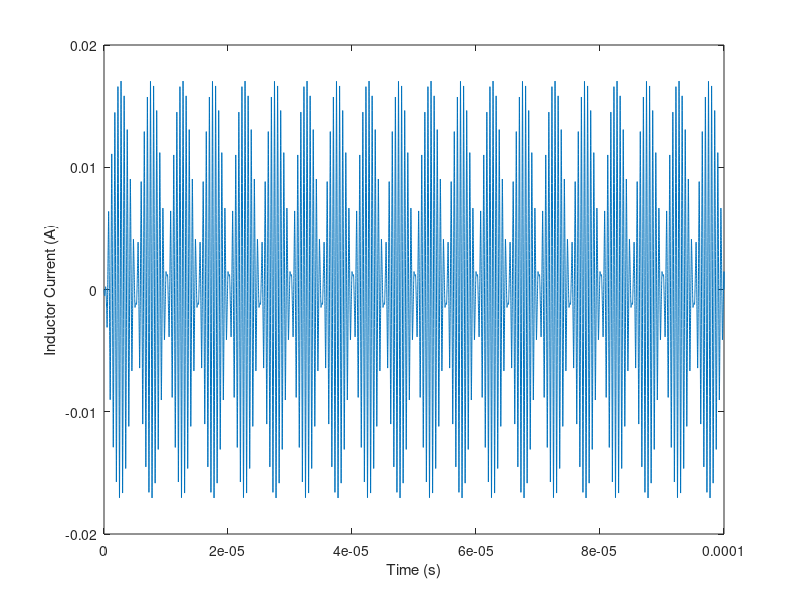
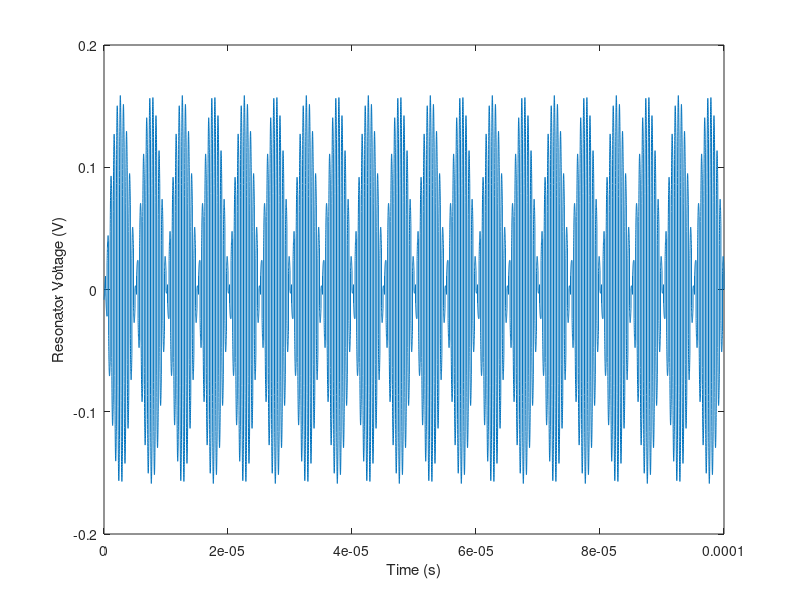
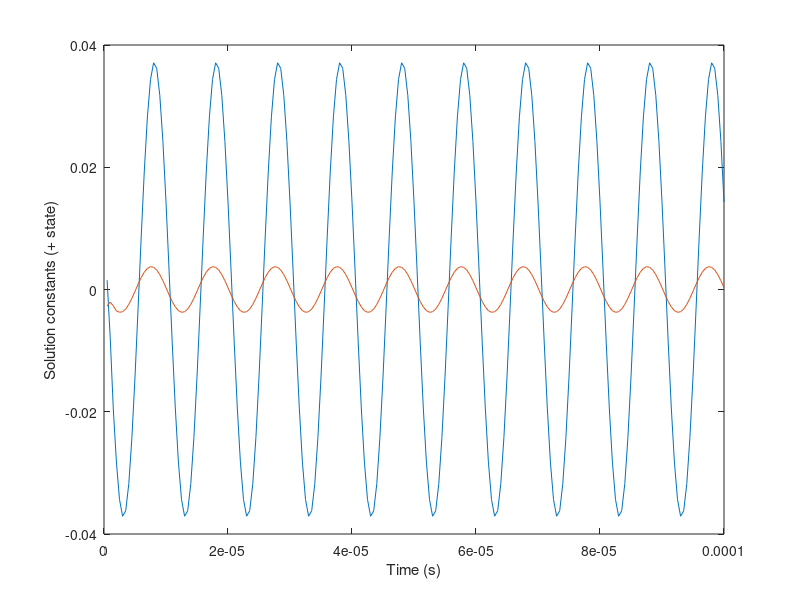
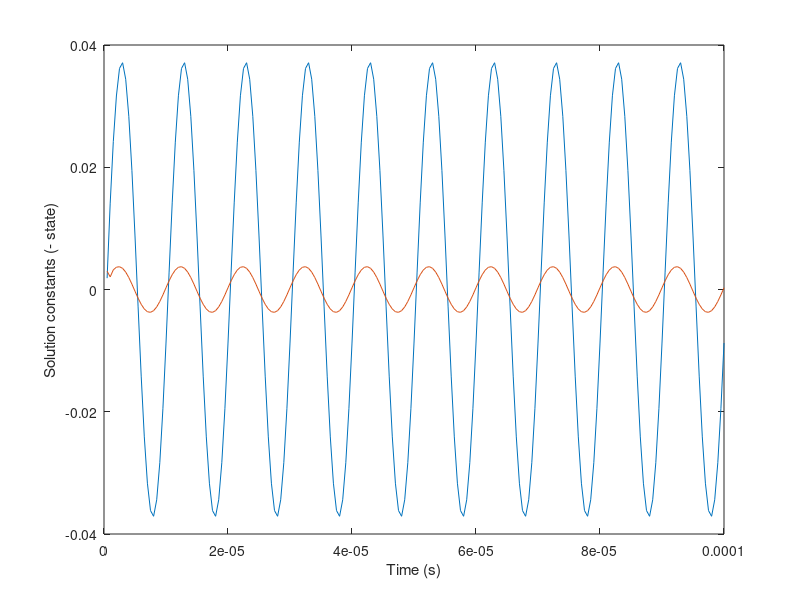

Write MATLAB code to recreate these figures, in order.
clear all
close all

Rs=50;
RL=10;
L=1e-6;
C=22e-9;
alpha=0.5; %duty cycle (less than 1)
vs=1;
is=vs/Rs;
w0=1/sqrt(L*C);
wc=2*pi*100e3;
tau = C/(1/Rs+1/RL);
wd = sqrt(w0^2-(1/(2*tau))^2);

T=1/(2e6);
dt=T/100;

%specify simulation time
N=200;

mon=floor(alpha*T/dt);
moff=floor((1-alpha)*T/dt);
m=mon+moff;

t=0:dt:(N*m*dt);
ton = dt*(0:(mon-1));
toff = dt*(0:(moff-1));

%particular (steady-state) solution coefficient

temp = 1/(1-wc^2*L*C+j*wc*L/Rs+j*wc*L/RL);
A=abs(temp);
phi = angle(temp);

iL = zeros(size(t));
v = zeros(size(t));

B1p=zeros(1,N);
B2p=zeros(1,N);
B1m=zeros(1,N);
B2m=zeros(1,N);

for n=1:N
    %charging phase (+ state)
    %set constants
    if n==1 %assume initially iL=0 and v=0
        B1p(n) = -A*is*sin(phi);
        B2p(n) = (1/wd)*(A*is*sin(phi)/(2*tau)-wc*A*is*cos(phi));
    else
        B1p(n) = iL((n-1)*m)-A*is*sin(wc*(n-1)*T+phi);
        B2p(n) = (1/wd)*(v((n-1)*m)/L-B1p(n)/(2*tau)-...
                wc*A*is*cos(wc*(n-1)*T+phi));
    end
    %fill iL and v for this "on" chunk of time
    iL((1:mon)+(n-1)*m)=exp(-ton/(2*tau)).*(B1p(n)*cos(wd*ton)+B2p(n)*sin(wd*ton))...
        +A*is*sin(wc*t((1:mon)+(n-1)*m)+phi);
    v((1:mon)+(n-1)*m)=-L*exp(-ton/(2*tau))/(2*tau).*(B1p(n)*cos(wd*ton)+B2p(n)*sin(wd*ton))+...
        L*exp(-ton/(2*tau)).*(-wd*B1p(n)*sin(wd*ton)+wd*B2p(n)*cos(wd*ton))+...
        L*wc*A*is*cos(wc*t((1:mon)+(n-1)*m)+phi);
    
    %switch flips, changing the sign of Vs
    
    %discharging phase (- state)
    %set constants
    B1m(n) = iL((n-1)*m+mon)+A*is*sin(wc*(n-1+alpha)*T+phi);
    B2m(n) = (1/wd)*(v((n-1)*m+mon)/L-B1m(n)/(2*tau)+...
        wc*A*is*cos(wc*(n-1+alpha)*T+phi));
    
    iL((n-1)*m+mon+(1:moff))=exp(-toff/(2*tau)).*(B1m(n)*cos(wd*toff)+B2m(n)*sin(wd*toff))...
        -A*is*sin(wc*t((n-1)*m+mon+(1:moff))+phi);
    v((n-1)*m+mon+(1:moff))=-L*exp(-toff/(2*tau))/(2*tau).*(B1m(n)*cos(wd*toff)+B2m(n)*sin(wd*toff))+...
        L*exp(-toff/(2*tau)).*(-wd*B1m(n)*sin(wd*toff)+wd*B2m(n)*cos(wd*ton))-...
        L*wc*A*is*cos(wc*t((n-1)*m+mon+(1:moff))+phi);
end
figure
plot(t, iL)
xlabel('Time (s)')
ylabel('Inductor Current (A)')

figure
plot(t, v)
xlabel('Time (s)')
ylabel('Resonator Voltage (V)')

figure
plot((1:N)*T, B1p, (1:N)*T, B2p)
xlabel('Time (s)')
ylabel('Solution constants (+ state)')

figure
plot((1:N)*T, B1m, (1:N)*T, B2m)
xlabel('Time (s)')
ylabel('Solution constants (- state)')